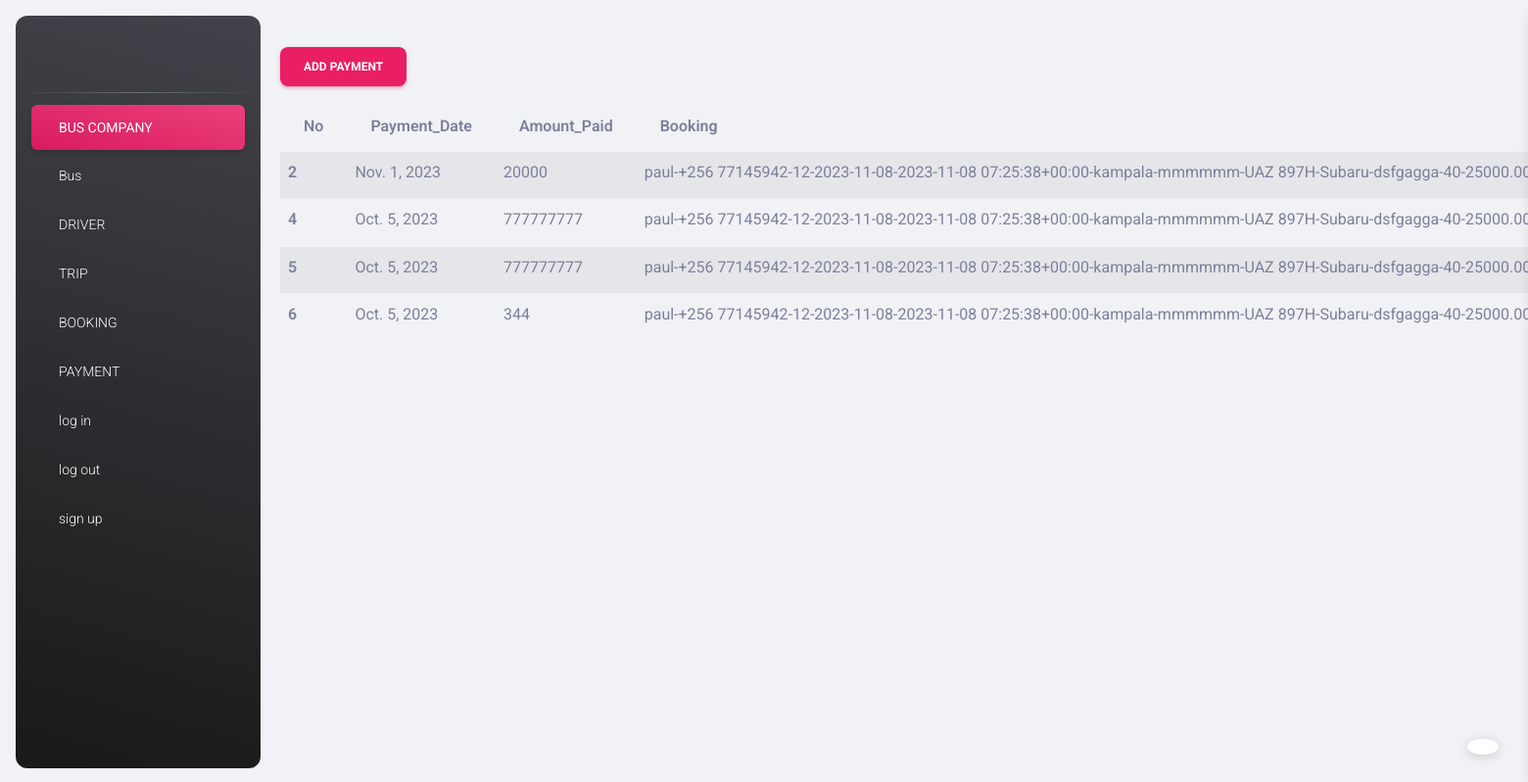
/add_payment (signed in), run on the app's committed database.
### my_app/models.py (models this page shows, shortened)
class Payment(models.Model):
    Payment_date = models.DateField(auto_now = False)
    booking = models.ForeignKey(Booking, on_delete = models.CASCADE)
    amount_paid = models.IntegerField()
    received_by = models.CharField(max_length = 26)

class Booking(models.Model):
    customer_name = models.CharField(max_length = 27)
    contact = models.CharField(max_length = 15)
    seat_no = models.IntegerField()
    trip = models.ForeignKey(Trip, on_delete = models.CASCADE)
    def __str__(self):
        return f"{self.customer_name}-{self.contact}-{self.seat_no}-{self.trip}"

class Trip(models.Model):
    trip_date = models.DateField(auto_now = False)
    departure_time = models.DateTimeField(auto_now=False)
    departure_place = models.CharField(max_length = 22)
    destination = models.CharField(max_length = 22)
    bus = models.ForeignKey(Bus, on_delete = models.CASCADE)
    amount = amount = models.DecimalField(default=True, max_digits=10, decimal_places=2)
    def __str__(self):
        return f"{self.trip_date}-{self.departure_time}-{self.departure_place}-{self.destination}-{self.bus}-{self.amount}"

class Bus(models.Model):
    plate_no = models.CharField(max_length = 40)
    model = models.CharField(max_length =30)
    brand = models.CharField(max_length = 30)
    capacity = models.IntegerField()
    def __str__(self):
        return f"{self.plate_no}-{self.model}-{self.brand}-{self.capacity}"

### my_app/views.py (the view)
# urls.py: path('add_payment', add_payment_view, name="add_payment_page"),
@login_required
def add_payment_view(request):
        message=''
        if request.method == "POST":
                payment_form = PaymentForm(request.POST)
                if payment_form.is_valid():
                        payment_form.save()
                        messages.success(request, "Payment Added Successfully")
        payment_form = PaymentForm()
        payments = Payment.objects.all()
        context = {
                'form':payment_form,
                'msg':message,
                'payments':payments
        }
        return render(request, "add_payment.html", context)

### my_app/templates/add_payment.html (shortened to what this page needs)
{% extends './base.html' %}
{% load static %}
{% load crispy_forms_tags %}
{% block content %}
<link rel="stylesheet" href="https://cdnjs.cloudflare.com/ajax/libs/font-awesome/5.15.4/css/all.min.css" />
<div class="container">
    <form method="post" enctype="multipart/form-data">
        <button type="button" class="btn btn-primary" data-bs-toggle="modal" data-bs-target="#exampleModal">
            Add Payment
          </button>
    </form>
    <table class="table table-striped">
        <thead>
            <tr>
                <th scope="col">No</th>
                <th scope="col">Payment_Date</th>
                <th scope="col">Amount_Paid</th>
                <th scope="col">Booking</th>
            </tr>
        </thead>
        <tbody>
            {% for payment in payments %}
                <tr>
                    <th scope="row">{{ payment.id }}</th>
                    <td>{{ payment.Payment_date }}</td>
                    <td>{{ payment.amount_paid }}</td>
                    <td>{{ payment.booking }}</td>
                </tr>
            {% endfor %}
        </tbody>
    </table>
</div>
{% endblock content %}

### data on the page
Payment: id "2", Payment_date "Nov. 1, 2023", amount_paid "20000", booking "paul-+256 77145942-12-2023-11-08-2023-11-08 07:25:38+00:00-kampala-mmmmmm-UAZ…"
Payment: id "4", Payment_date "Oct. 5, 2023", amount_paid "777777777", booking "paul-+256 77145942-12-2023-11-08-2023-11-08 07:25:38+00:00-kampala-mmmmmm-UAZ…"
Payment: id "5", Payment_date "Oct. 5, 2023", amount_paid "777777777", booking "paul-+256 77145942-12-2023-11-08-2023-11-08 07:25:38+00:00-kampala-mmmmmm-UAZ…"
Payment: id "6", Payment_date "Oct. 5, 2023", amount_paid "344", booking "paul-+256 77145942-12-2023-11-08-2023-11-08 07:25:38+00:00-kampala-mmmmmm-UAZ…"
